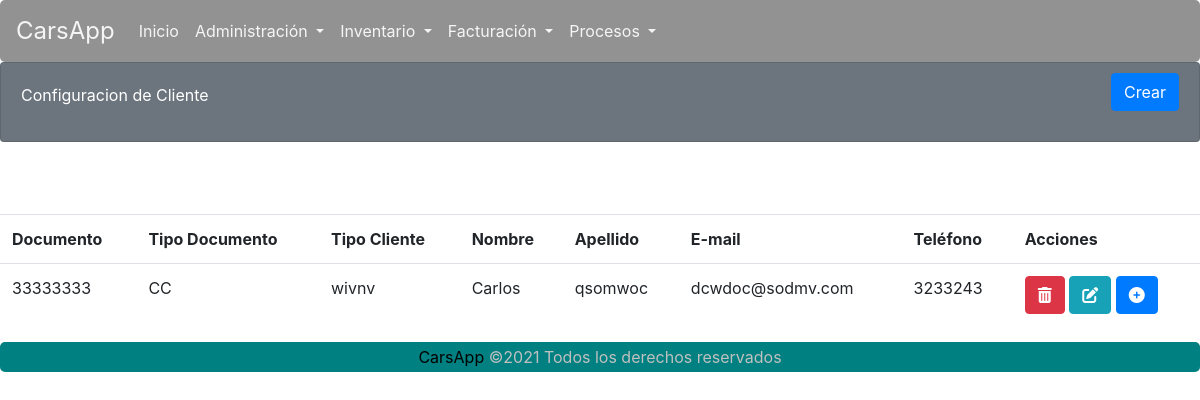
/carsapp/clienteListar/, run on an earlier commit of the app's database.
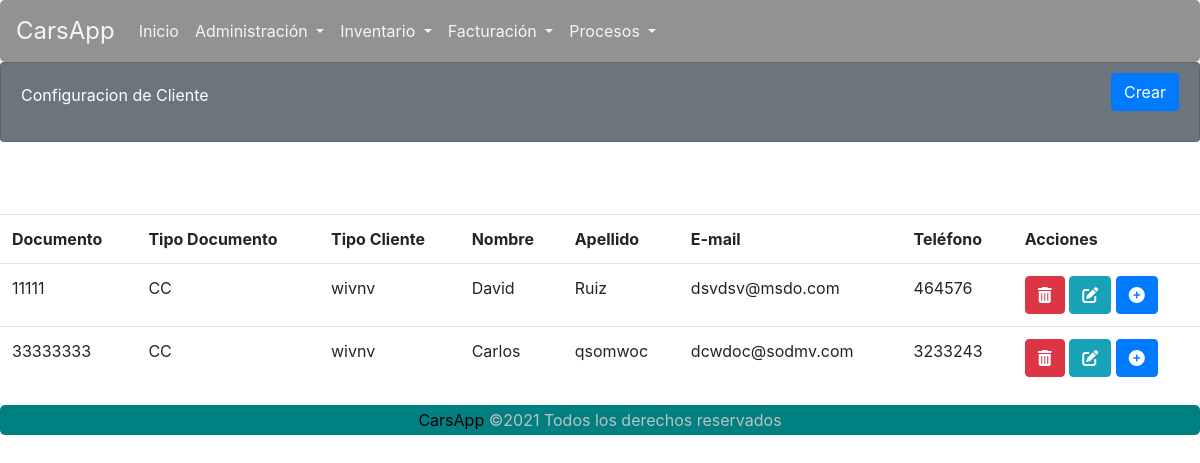
And on a later commit of the database.
### carsapp/models.py (models this page shows)
class Lista_Cliente(models.Model):
    id_Cliente = models.IntegerField(primary_key=True)
    tipo_Documento = models.CharField(max_length=15, blank=False, null=True)
    tipo_Cliente = models.CharField(max_length=30, blank=False, null=False)
    nombre_Cliente = models.CharField(max_length=30, blank=False, null=False)
    apellido_Cliente = models.CharField(max_length=30, blank=False, null=False)
    email_Cliente = models.EmailField(blank=False, null=False)
    telefono_Cliente = models.CharField(max_length=15, blank=False, null=False)

### carsapp/views.py (the view)
# urls.py: path('clienteListar/', views.ClienteLista.as_view(), name='clienteListar'),
class ClienteLista(ListView):
    template_name = 'carsapp/clienteListar.html'
    queryset = Lista_Cliente.objects.all()
    paginate_by = 2
    def get_context_data(self, **kwargs):
        context = super().get_context_data(**kwargs)
        context['message'] = 'Lista de Empleados'
        print(context)
        return context

### carsapp/templates/carsapp/clienteListar.html (shortened to what this page needs)
{% extends 'carsapp/base.html' %}
{% load static %}
{% block contenedor %}
<div class="card text-white bg-secondary">
    <div class="card-body">
        <div>
            Configuracion de Cliente
        </div>
        <div class="btn-cerrarSesion">
            <a class="btn btn-primary" href="{% url 'carsapp:clienteFormulario' %}" id="ID_BTNListar">Crear</a>
        </div>
    </div>
</div>
    <br>
    <br />
    <br />
    {% if object_list %}
    <table class="table  table-hover">
        <tr>
            <th>Documento</th>
            <th>Tipo Documento</th>
            <th>Tipo Cliente</th>
            <th>Nombre</th>
            <th>Apellido</th>
            <th>E-mail</th>
            <th>Teléfono</th>
            <th>Acciones</th>
        </tr>
        {% for registro in object_list %}
        <tr>
            <td>{{ registro.id_Cliente }}</td>
            <td>{{ registro.tipo_Documento }}</td>
            <td>{{ registro.tipo_Cliente }}</td>
            <td>{{ registro.nombre_Cliente }}</td>
            <td>{{ registro.apellido_Cliente }}</td>
            <td>{{ registro.email_Cliente }}</td>
            <td>{{ registro.telefono_Cliente }}</td>
            <td>
                <a class="btn btn-danger" href="javascript:vehiculo_Eliminar('{% url 'carsapp:clienteEliminar' registro.id_Cliente %}')" role="button"><i class="fas fa-trash-alt"></i></a>
                <a class="btn btn-info" href="{% url 'carsapp:clienteFormActualizar' registro.id_Cliente %}" role="button"><i class="fas fa-edit"></i></a>
                <a class="btn btn-primary" href="{% url 'carsapp:vehiculoFormulario' registro.id_Cliente %}" role="button"><i class="fas fa-plus-circle"></i></a>
            </td>
        </tr>
        {% endfor %}
    </table>
    {% else %}
    No hay datos aún.
    {% endif %}
{% endblock %}

What changed in the data, as far as the page shows it:
added Lista_Cliente: id_Cliente "11111", tipo_Documento "CC", tipo_Cliente "wivnv", nombre_Cliente "David", apellido_Cliente "Ruiz", email_Cliente "dsvdsv@msdo.com", telefono_Cliente "464576"
